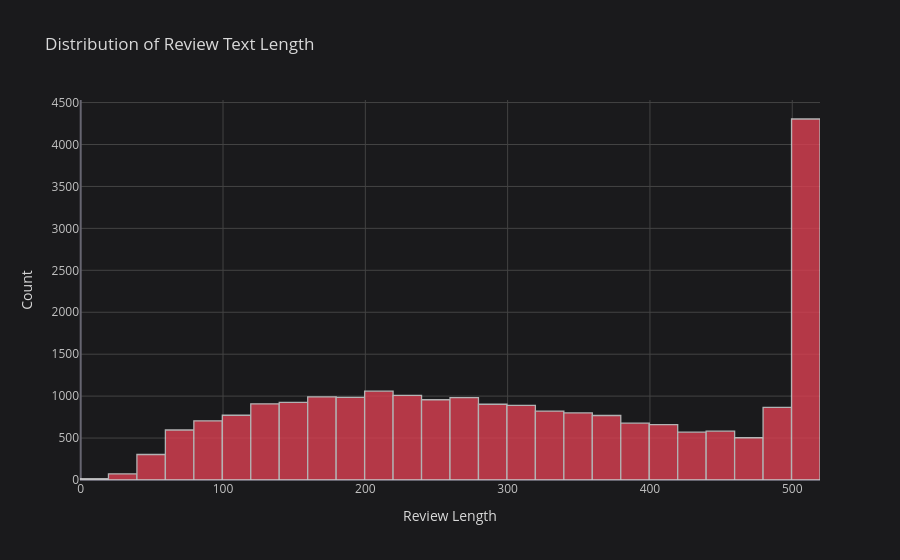

Notebook cell for this chart:
### Markdown cell above
## DISTRIBUTION OF REVIEW TEXT LENGTH AND WORD LENGTH

### Code cell
df['review_len'].iplot(
    kind='hist', 
    bins=50, 
    colors='red', 
    xTitle='Review Length', 
    yTitle='Count', 
    title='Distribution of Review Text Length')

### Figure 1 — Plotly figure (JSON) as saved in the notebook; plotly's stock layout.template omitted (floating-point values rounded to 4 significant figures; data arrays with more than 128 entries replaced by an {"elided": "..."} marker saying what was removed)
{"data": [{"histfunc": "count", "histnorm": "", "marker": {"color": "rgba(219, 64, 82, 1.0)", "line": {"color": "#D9D9D9", "width": 1.3}}, "name": "review_len", "nbinsx": 50, "opacity": 0.8, "orientation": "v", "type": "histogram", "x": {"elided": "22628 int values"}}], "layout": {"barmode": "overlay", "legend": {"bgcolor": "#1A1A1C", "font": {"color": "#D9D9D9"}}, "paper_bgcolor": "#1A1A1C", "plot_bgcolor": "#1A1A1C", "title": {"font": {"color": "#D9D9D9"}, "text": "Distribution of Review Text Length"}, "xaxis": {"gridcolor": "#434343", "showgrid": true, "tickfont": {"color": "#C2C2C2"}, "title": {"font": {"color": "#D9D9D9"}, "text": "Review Length"}, "zerolinecolor": "#666570"}, "yaxis": {"gridcolor": "#434343", "showgrid": true, "tickfont": {"color": "#C2C2C2"}, "title": {"font": {"color": "#D9D9D9"}, "text": "Count"}, "zerolinecolor": "#666570"}}}
